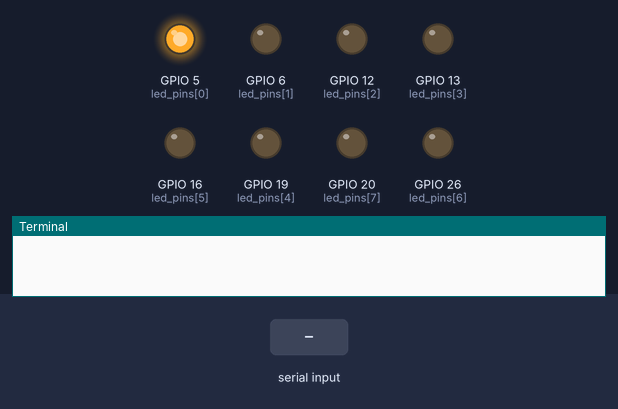
The program below on a simulated Raspberry Pi (BCM pin numbers). Shown: output pins drawn as LEDs (lit = HIGH), the last lines printed to the terminal. Dashed ring = blinking. The test bench sets the inputs (shaded band). Web requests get an empty 200 reply after 0.4 s.

Above: at 2.41 s.
At 4.4 s:
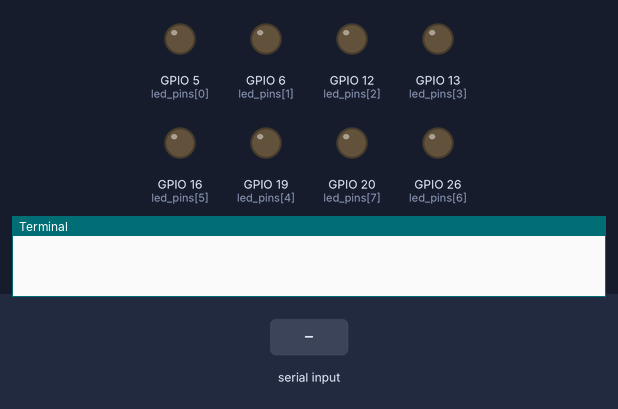
4.5 s: "5\n" received over the second serial link
At 6.57 s:
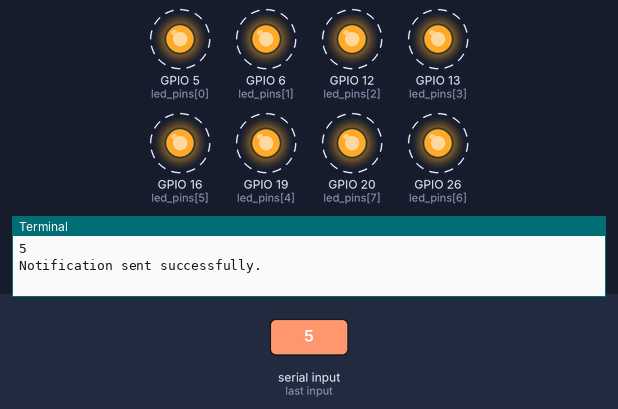
Timing chart, 0 to 14.1 s (numbered marks = the images above; inputs shaded):
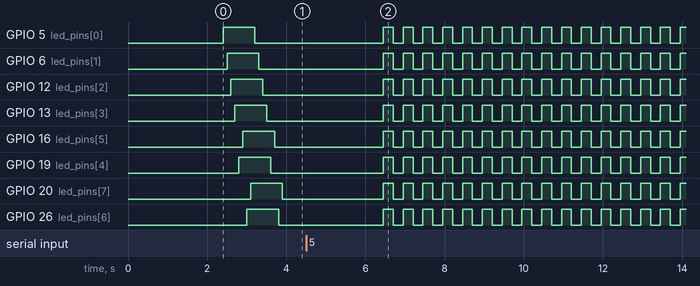

Measured:
- after the input at 4.5 s, GPIO 5 (led_pins[0]), GPIO 6 (led_pins[1]), GPIO 12 (led_pins[2]), GPIO 13 (led_pins[3]), GPIO 16 (led_pins[5]), GPIO 19 (led_pins[4]), GPIO 20 (led_pins[7]), GPIO 26 (led_pins[6]): alternates HIGH for 0.25 s and LOW for 0.25 s, starting after 2.0 s

The program:

raspbian.py
```python
#!/usr/bin/env python3

import serial
import requests
from time import sleep
import RPi.GPIO as GPIO

# Set GPIO mode
GPIO.setmode(GPIO.BCM)

# Define GPIO pins
led_pins = [5, 6, 12, 13, 19, 16, 26, 20]

def send_line_notify(token, message):
    url = "https://notify-api.line.me/api/notify"
    headers = {
        "Authorization": f"Bearer {token}",
        "Content-Type": "application/x-www-form-urlencoded",
    }
    payload = {"message": message}
    response = requests.post(url, headers=headers, params=payload)
    return response

# Line Notify Token
line_notify_token = "K5jvpbiJyIvJfgGr4CpoyNqGnzePRoVpHY0mFylp9SV"

car_license_plate = "อส 523354 นครราชสีมา"
place_name = "อาคารเรียนรวม 1"
lat, lon = 14.881037676495998, 102.01720981012612
google_maps_link = f'google.com/maps?q={lat},{lon}'

message_start = f'🚕🚗🚙\nรถยนต์ทะเบียน\n"{car_license_plate}"\nสถานะ: ถูกสตาร์ท...✅\nตำแหน่ง: {place_name}\n{google_maps_link}'
response_start = send_line_notify(line_notify_token, message_start)

if __name__ == '__main__':
    ser = serial.Serial('/dev/ttyACM0', 9600, timeout=1)
    sleep(2)
    # Setup GPIO pins as output
    for led_pin in led_pins:
        GPIO.setup(led_pin, GPIO.OUT)
        GPIO.output(led_pin, GPIO.HIGH)
        sleep(0.1)
    # ser.reset_input_buffer()

    while True:
        if ser.in_waiting > 0:
            line = ser.readline().decode('utf-8').rstrip()
            print(line)

            if int(line) <= 6:
                place_name = "วงเวียนมหาวิทยาลัย"
                lat, lon = 14.883795262391775, 102.02460500201975
                google_maps_link = f'google.com/maps?q={lat},{lon}'

                message_accident = f'🚕🚗🚙\nรถยนต์ทะเบียน\n"{car_license_plate}"\nสถานะ: เกิดอุบัติเหตุ🚨❗\nตำแหน่ง: {place_name}\n{google_maps_link}'
                response_accident = send_line_notify(line_notify_token, message_accident)
                sleep(1)

                if response_accident.status_code == 200:
                    print("Notification sent successfully.")
                else:
                    print(f"Failed to send notification. Status code: {response_accident.status_code}")
                for _ in range(50):
                    for led_pin in led_pins:
                        GPIO.output(led_pin, GPIO.LOW)
                    sleep(0.25)
                    for led_pin in led_pins:
                        GPIO.output(led_pin, GPIO.HIGH)
                    sleep(0.25)

        for led_pin in led_pins:
            GPIO.output(led_pin, GPIO.LOW)
            sleep(0.1)
```
